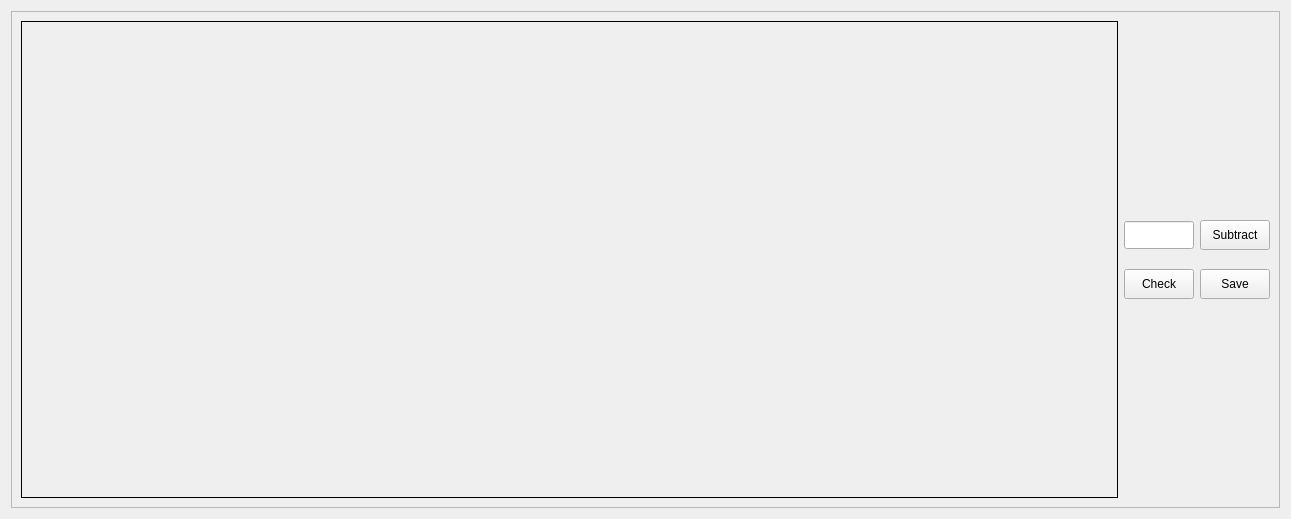
<?xml version="1.0" encoding="UTF-8"?>
<ui version="4.0">
 <class>Golgi_details</class>
 <widget class="QWidget" name="Golgi_details">
  <property name="geometry">
   <rect>
    <x>0</x>
    <y>0</y>
    <width>1291</width>
    <height>519</height>
   </rect>
  </property>
  <property name="windowTitle">
   <string>Golgi Details</string>
  </property>
  <property name="styleSheet">
   <string notr="true"/>
  </property>
  <layout class="QGridLayout" name="gridLayout_2">
   <item row="0" column="0">
    <widget class="QFrame" name="frame">
     <property name="enabled">
      <bool>true</bool>
     </property>
     <property name="frameShape">
      <enum>QFrame::StyledPanel</enum>
     </property>
     <property name="frameShadow">
      <enum>QFrame::Raised</enum>
     </property>
     <layout class="QHBoxLayout" name="horizontalLayout_3">
      <item>
       <widget class="QWidget" name="golgi_content_widget" native="true">
        <property name="styleSheet">
         <string notr="true">border: 1px solid b</string>
        </property>
       </widget>
      </item>
      <item>
       <layout class="QVBoxLayout" name="verticalLayout_2">
        <item>
         <spacer name="verticalSpacer_2">
          <property name="orientation">
           <enum>Qt::Vertical</enum>
          </property>
          <property name="sizeHint" stdset="0">
           <size>
            <width>20</width>
            <height>186</height>
           </size>
          </property>
         </spacer>
        </item>
        <item>
         <layout class="QVBoxLayout" name="verticalLayout">
          <item>
           <layout class="QHBoxLayout" name="horizontalLayout">
            <item>
             <widget class="QLineEdit" name="sub_value">
              <property name="minimumSize">
               <size>
                <width>70</width>
                <height>28</height>
               </size>
              </property>
              <property name="maximumSize">
               <size>
                <width>70</width>
                <height>28</height>
               </size>
              </property>
             </widget>
            </item>
            <item>
             <widget class="QPushButton" name="btn_sub">
              <property name="minimumSize">
               <size>
                <width>70</width>
                <height>30</height>
               </size>
              </property>
              <property name="maximumSize">
               <size>
                <width>70</width>
                <height>30</height>
               </size>
              </property>
              <property name="text">
               <string>Subtract</string>
              </property>
             </widget>
            </item>
           </layout>
          </item>
          <item>
           <spacer name="verticalSpacer_4">
            <property name="orientation">
             <enum>Qt::Vertical</enum>
            </property>
            <property name="sizeType">
             <enum>QSizePolicy::Fixed</enum>
            </property>
            <property name="sizeHint" stdset="0">
             <size>
              <width>20</width>
              <height>13</height>
             </size>
            </property>
           </spacer>
          </item>
          <item>
           <layout class="QHBoxLayout" name="horizontalLayout_2">
            <item>
             <widget class="QPushButton" name="btn_check">
              <property name="minimumSize">
               <size>
                <width>70</width>
                <height>30</height>
               </size>
              </property>
              <property name="maximumSize">
               <size>
                <width>70</width>
                <height>30</height>
               </size>
              </property>
              <property name="text">
               <string>Check</string>
              </property>
             </widget>
            </item>
            <item>
             <widget class="QPushButton" name="btn_save">
              <property name="minimumSize">
               <size>
                <width>70</width>
                <height>30</height>
               </size>
              </property>
              <property name="maximumSize">
               <size>
                <width>70</width>
                <height>30</height>
               </size>
              </property>
              <property name="text">
               <string>Save</string>
              </property>
             </widget>
            </item>
           </layout>
          </item>
         </layout>
        </item>
        <item>
         <spacer name="verticalSpacer_3">
          <property name="orientation">
           <enum>Qt::Vertical</enum>
          </property>
          <property name="sizeHint" stdset="0">
           <size>
            <width>20</width>
            <height>186</height>
           </size>
          </property>
         </spacer>
        </item>
       </layout>
      </item>
     </layout>
    </widget>
   </item>
  </layout>
 </widget>
 <resources/>
 <connections/>
</ui>
